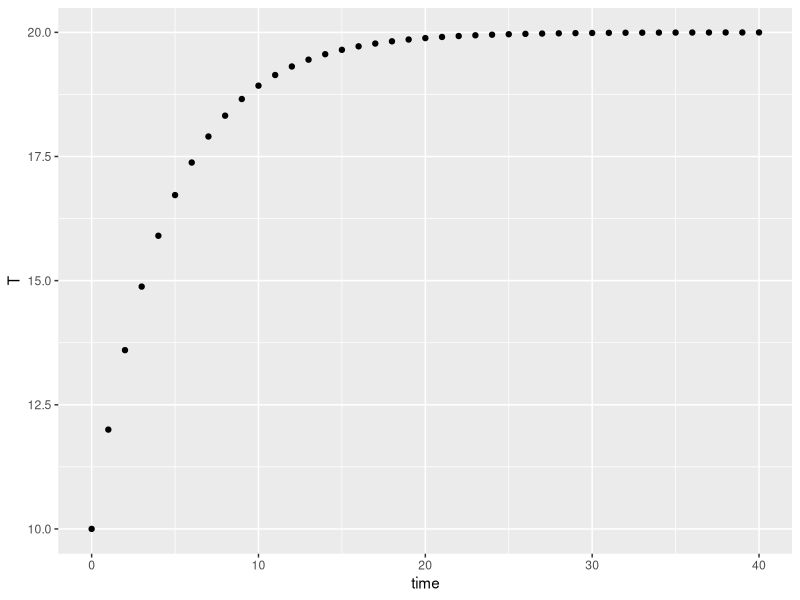
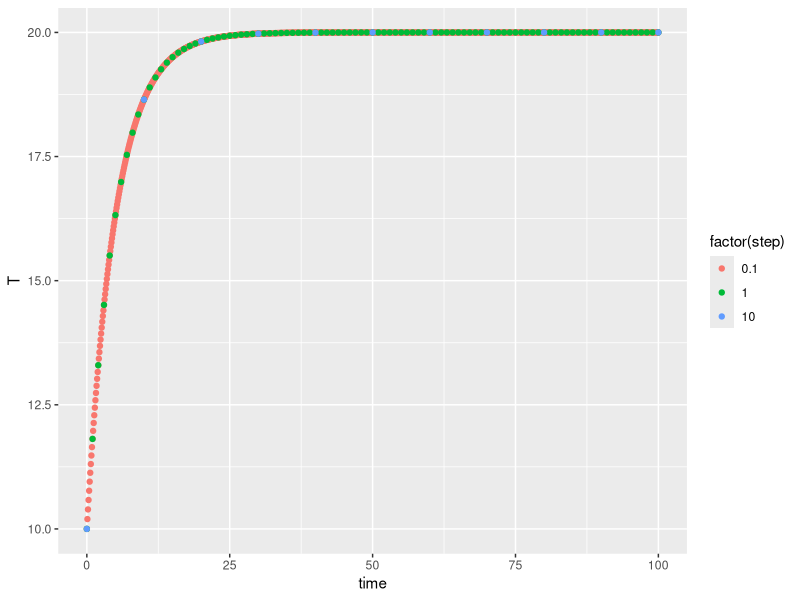
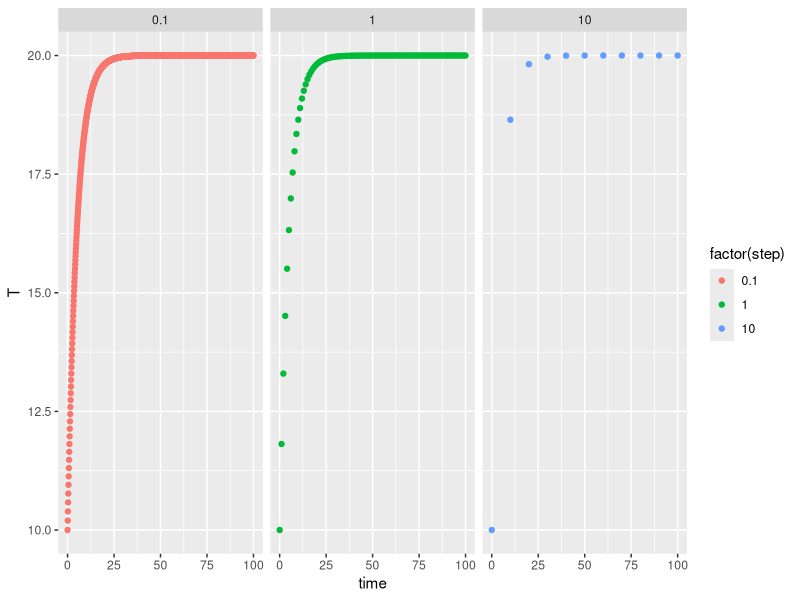
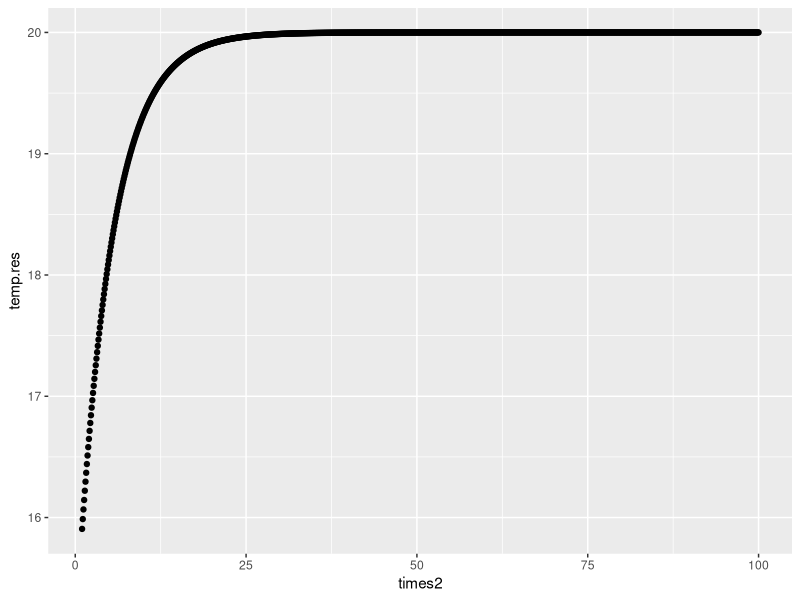
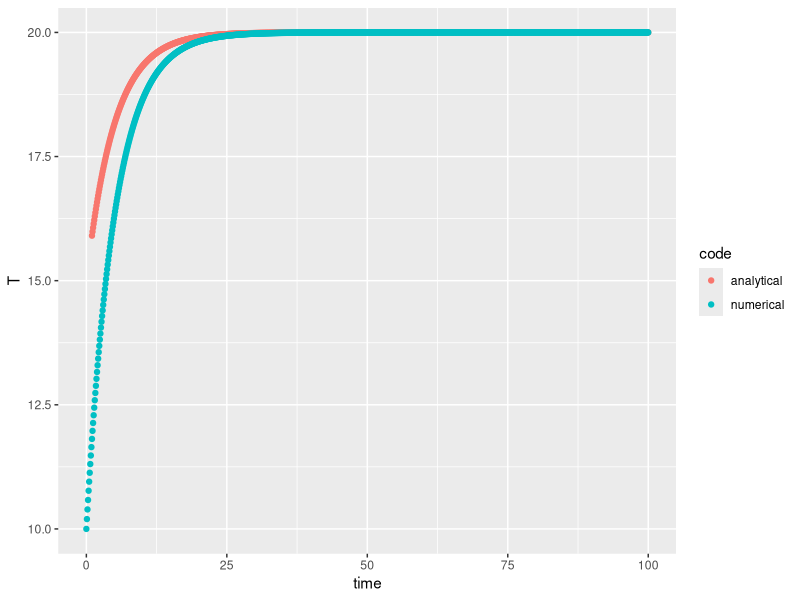

The R script that drew these images, in order:
## ---- chunk 1
knitr::opts_chunk$set(echo = TRUE)
## ---- chunk 2
  library(deSolve)
  library(ggplot2)
  library(reshape2)
  library(magrittr)
## ---- chunk 3
################################################################################
# PARAMETERS
################################################################################

  parameters <- c(x <- 0.2,
                  y <- 20)

################################################################################
# STATE VARIABLES - ENSURE assignment operator is '=' NOT '<-' within 'state'
################################################################################

  state <- c(T = 10)

################################################################################
# MODEL
################################################################################

  temp <- function (t, state, parameters){
    with(as.list(c(state, parameters)),{ #this line converts the 'state' and 
      #'parameter' vectors to lists
      #rate of change
      dT <- x * (y - T)
      # return the rates of change
      return(list(dT))
    })  #end with list
  }

  # Q3(i)
  # Define times over which simulation is run
  # TIME OF SIMULATION
  times1 <- seq(0,40, by = 1)
  
################################################################################
# OUTPUT
################################################################################

  # Q3(i) - 'out' is the dataframe containing the results for Q3(i)
  out <- ode(state, times1, temp, parameters, method = rkMethod("euler"))
  df.out <- as.data.frame(out)

################################################################################
# PLOTTING
################################################################################

  #Q3(i)
  temp.p <- ggplot(df.out, aes(time,T)) + 
    geom_point()
## ---- chunk 4
temp.p
## ---- chunk 5
################################################################################
# MODEL
################################################################################

# Q3(ii)
  # Now define the vector of timesteps (delta t) to try:
  stepvec <- c(0.1,1.0,10)
# and define a list to hold the results:
  res <- vector(length(stepvec),mode="list")

  # take each value of 'x' and create a sequence dependent on 'x'
  for(k in seq_along(stepvec)){
    res[[k]] <- ode(y=state, 
                    times=(seq(0,100,by=stepvec[k])),
                    func=temp,
                    parms=parameters)
  }
  
################################################################################
# OUTPUT
################################################################################

  # Q3(ii) - 'out2' is the dataframe containing the results for Q3(ii)
  names(res) <- stepvec  ## to get stepvec values incorporated in results
  out2 <- dplyr::bind_rows(lapply(res,as.data.frame),.id="step")
  out2$step <- as.numeric(out2$step)
  
################################################################################
# PLOTTING
################################################################################

  #Q3(ii)
  temp.p2 <- ggplot(out2, aes(time,T,colour=factor(step))) + 
    geom_point() +
    scale_color_discrete()
## ---- chunk 6
temp.p2
## ---- chunk 7
  #Q3(ii)
  temp.p3 <- ggplot(out2, aes(time,T,colour=factor(step))) + 
    geom_point() +
    scale_color_discrete() +
    facet_wrap(~step)
## ---- chunk 8
temp.p3
## ---- chunk 9
################################################################################
# ANALYTIC RESULT 
################################################################################

  # time vector
  times2 <- seq(1,100,0.1)
## ---- chunk 10
  # function
  temp.analy <- function(y){
    T = 20 - (5 * (exp(-0.2 * y)))
    print(T)
  }
## ---- chunk 11
  # using sapply to apply 'temp.analy' over time vector 'y'
  temp.res <- sapply(times2, temp.analy)
## ---- chunk 12
  # changes to ANALYTICAL dataset for combing with numerical
  temp.res2 <- cbind.data.frame(times2,temp.res)
  colnames(temp.res2) <- c("time","T")
  temp.res2["code"] <- "analytical"

  # changes to NUMERICAL dataset for combing with analytical
  out2.sub <- (out2[1:1001,])
  out2.sub <- out2.sub[,-1]
  out2.sub["code"] <- "numerical" 

  # combine ANALYTICAL dataset (by row) with NUMERICAL dataset
  comb.d <- rbind.data.frame(temp.res2,out2.sub)
## ---- chunk 13
################################################################################
# PLOTTING
################################################################################

  # Analytic result plot
  temp.res2.p <- ggplot(temp.res2, aes(times2,temp.res)) +
    geom_point()
## ---- chunk 14
temp.res2.p
## ---- chunk 15
  # Analytic versus Numerical result comparison plot
  comb.p <- ggplot(comb.d, aes(time,T,colour=code)) +
    geom_point() +
    scale_color_discrete()
## ---- chunk 16
comb.p
## ---- chunk 17
################################################################################
# SAVE DATA
################################################################################

  save.image("CE.IDE.unit2_v3.RData")

################################################################################

################################################################################
